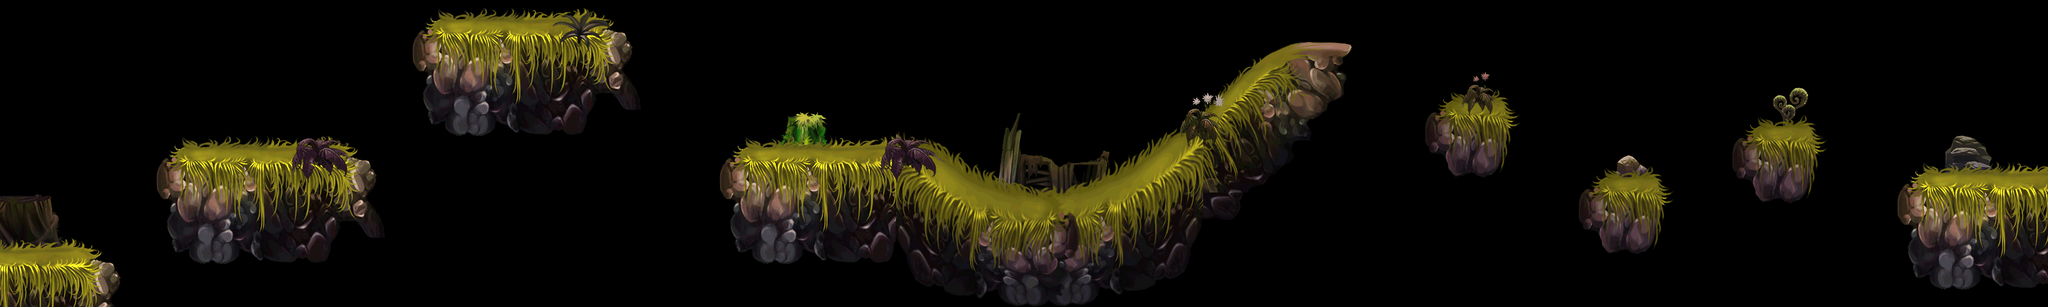

This game map was drawn from its Tiled (.tmx) file and the tilesets committed beside it. A one-line description and the trimmed map source follow:
An orthogonal 80x12 tile map with 40x40 px tiles, 4 tile layers (land1, land2, land3, land4) and 34 objects.

<map version="1.0" orientation="orthogonal" width="80" height="12" tilewidth="40" tileheight="40">
 <tileset firstgid="1" name="b-land" tilewidth="40" tileheight="40">
  <image source="b-land.png" width="1885" height="2029" />
 </tileset>
 <layer name="land1" width="80" height="12">
  <data>[960 cells, 153 non-empty, 153 distinct tile ids]</data>
 </layer>
 <layer name="land2" width="80" height="12">
  <data>[960 cells, 390 non-empty, 170 distinct tile ids]</data>
 </layer>
 <layer name="land3" width="80" height="12">
  <data>[960 cells, 96 non-empty, 96 distinct tile ids]</data>
 </layer>
 <layer name="land4" width="80" height="12">
  <data>[960 cells, 95 non-empty, 83 distinct tile ids]</data>
 </layer>
 <objectgroup name="pengzhuang" width="80" height="12">
  <object x="0" y="404" width="167" height="77" />
  <object x="253" y="247" width="327" height="49" />
  <object x="662" y="46" width="305" height="49" />
  <object x="1147" y="243" width="269" height="49" />
  <object x="2242" y="175" width="115" height="32" />
  <object x="2484" y="291" width="112" height="33" />
  <object x="2726" y="215" width="108" height="36" />
  <object x="2982" y="284" width="227" height="99" />
  <object x="1576" y="324" width="129" height="39" />
  <object x="2033" y="72" width="76" height="66" />
  <object x="1416" y="324" width="161" height="37" />
  <object x="1705" y="324" width="165" height="41" />
  <object x="1866" y="206" width="134" height="52" />
  <object x="1995" y="87" width="43" height="103" />
 </objectgroup>
 <objectgroup name="zuobiao1" width="80" height="12">
  <object x="748" y="40">
   <properties>
    <property name="id" value="1" />
    <property name="type" value="1" />
   </properties>
  </object>
  <object x="804" y="43">
   <properties>
    <property name="id" value="1" />
    <property name="type" value="1" />
   </properties>
  </object>
  <object x="1211" y="225">
   <properties>
    <property name="id" value="1" />
    <property name="type" value="1" />
   </properties>
  </object>
  <object x="1267" y="224">
   <properties>
    <property name="id" value="1" />
    <property name="type" value="1" />
   </properties>
  </object>
  <object x="882" y="40">
   <properties>
    <property name="id" value="12" />
    <property name="type" value="0" />
   </properties>
  </object>
  <object x="3038" y="286">
   <properties>
    <property name="id" value="12" />
    <property name="type" value="0" />
   </properties>
  </object>
  <object x="464" y="244">
   <properties>
    <property name="id" value="12" />
    <property name="type" value="0" />
   </properties>
  </object>
 </objectgroup>
 <objectgroup name="zuobiao2" width="80" height="12">
  <object x="1640" y="320">
   <properties>
    <property name="id" value="101" />
    <property name="num" value="5" />
    <property name="range" value="100" />
    <property name="time" value="1" />
    <property name="timemax" value="12" />
    <property name="timemin" value="3" />
    <property name="z" value="0" />
   </properties>
  </object>
  <object x="2548" y="290">
   <properties>
    <property name="id" value="101" />
    <property name="num" value="5" />
    <property name="range" value="100" />
    <property name="time" value="1" />
    <property name="timemax" value="12" />
    <property name="timmin" value="3" />
    <property name="z" value="0" />
   </properties>
  </object>
  <object x="3084" y="286">
   <properties>
    <property name="id" value="104" />
    <property name="num" value="4" />
    <property name="range" value="50" />
    <property name="time" value="1" />
    <property name="timemax" value="6" />
    <property name="timmin" value="3" />
   </properties>
  </object>
  <object x="422" y="246">
   <properties>
    <property name="id" value="104" />
    <property name="num" value="4" />
    <property name="range" value="50" />
    <property name="time" value="1" />
    <property name="timemax" value="6" />
    <property name="timmin" value="3" />
   </properties>
  </object>
  <object x="2778" y="216">
   <properties>
    <property name="id" value="103" />
    <property name="num" value="4" />
    <property name="range" value="50" />
    <property name="time" value="1" />
    <property name="timemax" value="6" />
    <property name="timmin" value="3" />
   </properties>
  </object>
  <object x="368" y="248">
   <properties>
    <property name="id" value="103" />
    <property name="num" value="4" />
    <property name="range" value="50" />
    <property name="time" value="1" />
    <property name="timemax" value="6" />
    <property name="timmin" value="3" />
   </properties>
  </object>
  <object x="514" y="244">
   <properties>
    <property name="id" value="111" />
    <property name="num" value="2" />
    <property name="range" value="20" />
    <property name="time" value="1" />
    <property name="timemax" value="8" />
    <property name="timmin" value="1" />
   </properties>
  </object>
  <object x="1384" y="242">
   <properties>
    <property name="id" value="111" />
    <property name="num" value="2" />
    <property name="range" value="20" />
    <property name="time" value="1" />
    <property name="timemax" value="8" />
    <property name="timmin" value="1" />
   </properties>
  </object>
  <object x="2068" y="70">
   <properties>
    <property name="id" value="111" />
    <property name="num" value="2" />
    <property name="range" value="20" />
    <property name="time" value="1" />
    <property name="timemax" value="8" />
    <property name="timmin" value="1" />
   </properties>
  </object>
 </objectgroup>
 <objectgroup name="zuobiao3" width="80" height="12">
  <object x="1416" y="243" width="160" height="81">
   <properties>
    <property name="poid" value="1" />
   </properties>
  </object>
  <object x="1705" y="206" width="161" height="118">
   <properties>
    <property name="poid" value="0" />
   </properties>
  </object>
  <object x="1866" y="88" width="129" height="118">
   <properties>
    <property name="poid" value="0" />
   </properties>
  </object>
  <object x="1995" y="72" width="38" height="15">
   <properties>
    <property name="poid" value="0" />
   </properties>
  </object>
 </objectgroup>
</map>
